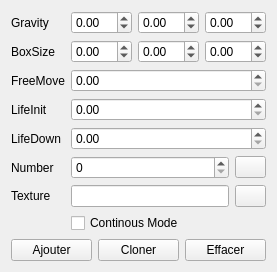
          <widget class="QWidget" name="tab_6">
           <attribute name="title">
            <string>Particles</string>
           </attribute>
           <layout class="QVBoxLayout" name="verticalLayout_4">
            <item>
             <widget class="QWidget" name="widget" native="true">
              <layout class="QFormLayout" name="formLayout_7">
               <property name="margin">
                <number>0</number>
               </property>
               <item row="0" column="0">
                <widget class="QLabel" name="label_20">
                 <property name="text">
                  <string>Gravity</string>
                 </property>
                </widget>
               </item>
               <item row="0" column="1">
                <layout class="QHBoxLayout" name="horizontalLayout_10">
                 <item>
                  <widget class="QDoubleSpinBox" name="node_particles_gravity_x">
                   <property name="minimum">
                    <double>-99.000000000000000</double>
                   </property>
                   <property name="singleStep">
                    <double>0.010000000000000</double>
                   </property>
                  </widget>
                 </item>
                 <item>
                  <widget class="QDoubleSpinBox" name="node_particles_gravity_y">
                   <property name="minimum">
                    <double>-99.000000000000000</double>
                   </property>
                   <property name="singleStep">
                    <double>0.010000000000000</double>
                   </property>
                  </widget>
                 </item>
                 <item>
                  <widget class="QDoubleSpinBox" name="node_particles_gravity_z">
                   <property name="minimum">
                    <double>-99.000000000000000</double>
                   </property>
                   <property name="singleStep">
                    <double>0.010000000000000</double>
                   </property>
                  </widget>
                 </item>
                </layout>
               </item>
               <item row="2" column="0">
                <widget class="QLabel" name="label_21">
                 <property name="text">
                  <string>FreeMove</string>
                 </property>
                </widget>
               </item>
               <item row="2" column="1">
                <widget class="QDoubleSpinBox" name="node_particles_freemove">
                 <property name="singleStep">
                  <double>0.100000000000000</double>
                 </property>
                </widget>
               </item>
               <item row="3" column="0">
                <widget class="QLabel" name="label_23">
                 <property name="text">
                  <string>LifeInit</string>
                 </property>
                </widget>
               </item>
               <item row="3" column="1">
                <widget class="QDoubleSpinBox" name="node_particles_lifeinit">
                 <property name="singleStep">
                  <double>0.100000000000000</double>
                 </property>
                </widget>
               </item>
               <item row="4" column="0">
                <widget class="QLabel" name="label_24">
                 <property name="text">
                  <string>LifeDown</string>
                 </property>
                </widget>
               </item>
               <item row="5" column="0">
                <widget class="QLabel" name="label_25">
                 <property name="text">
                  <string>Number</string>
                 </property>
                </widget>
               </item>
               <item row="6" column="0">
                <widget class="QLabel" name="label_26">
                 <property name="text">
                  <string>Texture</string>
                 </property>
                </widget>
               </item>
               <item row="6" column="1">
                <layout class="QHBoxLayout" name="horizontalLayout_23" stretch="5,1">
                 <item>
                  <widget class="QLineEdit" name="node_particles_texture"/>
                 </item>
                 <item>
                  <widget class="QPushButton" name="node_particles_texture_browse">
                   <property name="sizePolicy">
                    <sizepolicy hsizetype="Ignored" vsizetype="Fixed">
                     <horstretch>0</horstretch>
                     <verstretch>0</verstretch>
                    </sizepolicy>
                   </property>
                   <property name="text">
                    <string/>
                   </property>
                   <property name="icon">
                    <iconset resource="ressource.qrc">
                     <normaloff>:/Icons/icons/explore.png</normaloff>:/Icons/icons/explore.png</iconset>
                   </property>
                  </widget>
                 </item>
                </layout>
               </item>
               <item row="7" column="1">
                <widget class="QCheckBox" name="node_particles_continousmide">
                 <property name="text">
                  <string>Continous Mode</string>
                 </property>
                </widget>
               </item>
               <item row="4" column="1">
                <widget class="QDoubleSpinBox" name="node_particles_lifedown">
                 <property name="singleStep">
                  <double>0.100000000000000</double>
                 </property>
                </widget>
               </item>
               <item row="5" column="1">
                <layout class="QHBoxLayout" name="horizontalLayout" stretch="5,1">
                 <item>
                  <widget class="QSpinBox" name="node_particles_number">
                   <property name="maximum">
                    <number>9999</number>
                   </property>
                  </widget>
                 </item>
                 <item>
                  <widget class="QPushButton" name="node_particles_build">
                   <property name="sizePolicy">
                    <sizepolicy hsizetype="Ignored" vsizetype="Fixed">
                     <horstretch>0</horstretch>
                     <verstretch>0</verstretch>
                    </sizepolicy>
                   </property>
                   <property name="text">
                    <string/>
                   </property>
                   <property name="icon">
                    <iconset resource="ressource.qrc">
                     <normaloff>:/Icons/icons/cog.png</normaloff>:/Icons/icons/cog.png</iconset>
                   </property>
                  </widget>
                 </item>
                </layout>
               </item>
               <item row="1" column="0">
                <widget class="QLabel" name="label_30">
                 <property name="text">
                  <string>BoxSize</string>
                 </property>
                </widget>
               </item>
               <item row="1" column="1">
                <layout class="QHBoxLayout" name="horizontalLayout_27">
                 <item>
                  <widget class="QDoubleSpinBox" name="node_particles_boxsize_x">
                   <property name="minimum">
                    <double>-99.000000000000000</double>
                   </property>
                   <property name="singleStep">
                    <double>0.100000000000000</double>
                   </property>
                  </widget>
                 </item>
                 <item>
                  <widget class="QDoubleSpinBox" name="node_particles_boxsize_y">
                   <property name="minimum">
                    <double>-99.000000000000000</double>
                   </property>
                   <property name="singleStep">
                    <double>0.100000000000000</double>
                   </property>
                  </widget>
                 </item>
                 <item>
                  <widget class="QDoubleSpinBox" name="node_particles_boxsize_z">
                   <property name="minimum">
                    <double>-99.000000000000000</double>
                   </property>
                   <property name="singleStep">
                    <double>0.100000000000000</double>
                   </property>
                  </widget>
                 </item>
                </layout>
               </item>
              </layout>
             </widget>
            </item>
            <item>
             <layout class="QHBoxLayout" name="horizontalLayout_25">
              <item>
               <widget class="QPushButton" name="node_particles_add">
                <property name="text">
                 <string>Ajouter</string>
                </property>
                <property name="icon">
                 <iconset resource="ressource.qrc">
                  <normaloff>:/Icons/icons/add.png</normaloff>:/Icons/icons/add.png</iconset>
                </property>
               </widget>
              </item>
              <item>
               <widget class="QPushButton" name="node_particles_clone">
                <property name="text">
                 <string>Cloner</string>
                </property>
                <property name="icon">
                 <iconset resource="ressource.qrc">
                  <normaloff>:/Icons/icons/page_copy.png</normaloff>:/Icons/icons/page_copy.png</iconset>
                </property>
               </widget>
              </item>
              <item>
               <widget class="QPushButton" name="node_particles_del">
                <property name="text">
                 <string>Effacer</string>
                </property>
                <property name="icon">
                 <iconset resource="ressource.qrc">
                  <normaloff>:/Icons/icons/cross.png</normaloff>:/Icons/icons/cross.png</iconset>
                </property>
               </widget>
              </item>
             </layout>
            </item>
           </layout>
          </widget>
